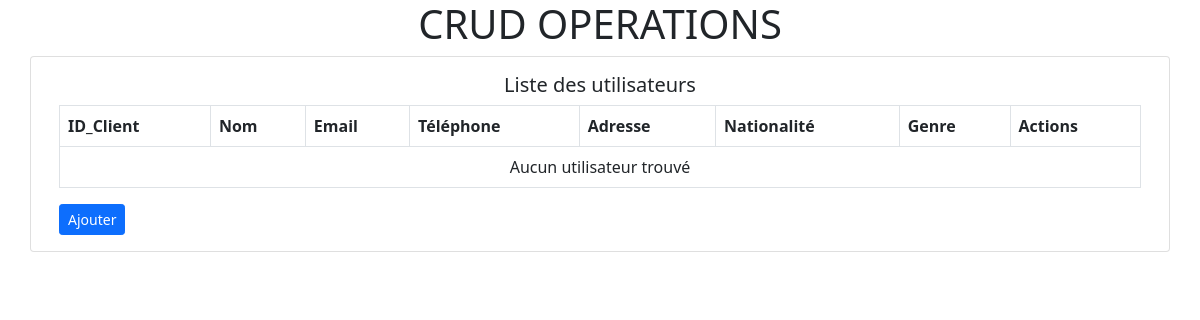
The app's page /index.php/user, older data.
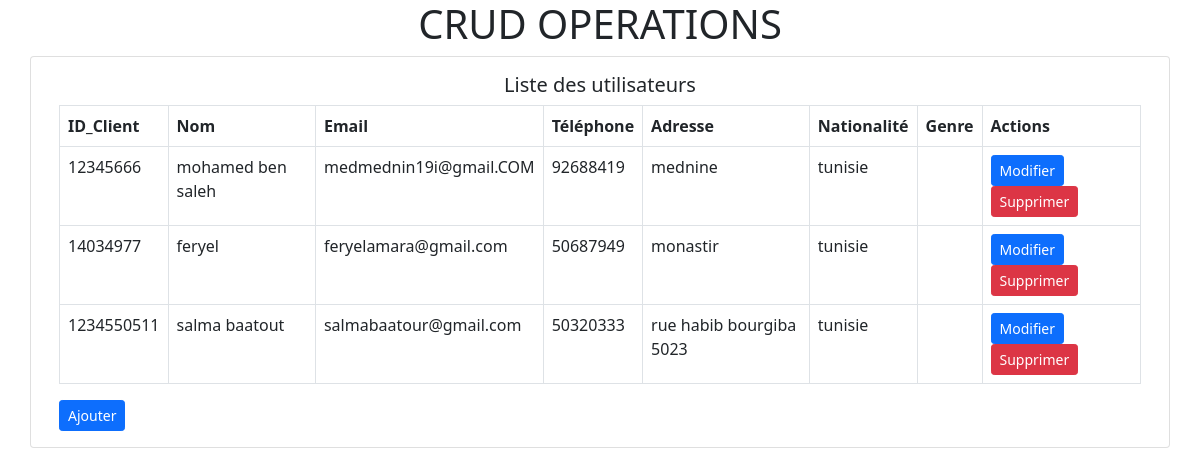
The same page, newer data.
### tables this page shows
CREATE TABLE `client` (
  `ID_client` int(11) NOT NULL,
  `Nom_client` varchar(255) DEFAULT NULL,
  `email` varchar(255) DEFAULT NULL,
  `adresse` varchar(255) DEFAULT NULL,
  `telephone` varchar(20) DEFAULT NULL,
  `nationalite` varchar(20) NOT NULL
);

### application/controllers/User.php (called while the page is built, shortened)
<?php
class User extends CI_Controller
{
    function __construct()
    {
        $this->load->library('form_validation');
        $this->load->model('user_model');
    }
    public function index()
    {
        $data['users'] = $this->user_model->getAllUsers();
        $this->load->view('user/index', $data);
    }
}
?>

### index.php (called while the page is built, shortened)
<?php
require_once BASEPATH.'core/CodeIgniter.php';

### application/models/User_model.php (called while the page is built, shortened)
<?php
class User_model extends CI_Model
{
    public function getAllUsers()
    {
        $query = $this->db->get('client');
        return $query->result();
    }
}
?>

### application/views/user/index.php (the view)
<?php $this->load->view('includes/header'); ?>
<div class="container">
    <div class="row">
        <div class="card">
            <div class="card-body">
                <h5 class="card-title text-center">Liste des utilisateurs</h5>
                <table class="table table-bordered">
                    <thead>
                        <tr>
                            <th>ID_Client</th>
                            <th>Nom</th>
                            <th>Email</th>
                            <th>Téléphone</th>
                            <th>Adresse</th>
                            <th>Nationalité</th>
                            <th>Genre</th>
                            <th>Actions</th>
                        </tr>
                    </thead>
                    <tbody>
                        <?php if (!empty($users)): ?>
                            <?php foreach ($users as $row): ?>
                                <tr>
                                    <td><?= $row->ID_client ?></td>
                                    <td><?= $row->Nom_client ?></td>
                                    <td><?= $row->email ?></td>
                                    <td><?= $row->telephone ?></td>
                                    <td><?= $row->adresse ?></td>
                                    <td><?= $row->nationalite ?></td>
                                    <td><?= $row->gender ?></td>
                                    <td>
                                        <a href="<?= base_url('user/edit/' . $row->ID_client) ?>" class="btn btn-sm btn-primary">Modifier</a>
                                        <a href="<?= base_url('user/delete/' . $row->ID_client) ?>" onclick="return confirm('Êtes-vous sûr de vouloir supprimer cet utilisateur ?')" class="btn btn-sm btn-danger">Supprimer</a>
                                    </td>
                                </tr>
                            <?php endforeach; ?>
                        <?php else: ?>
                            <tr>
                                <td colspan="8" class="text-center">Aucun utilisateur trouvé</td>
                            </tr>
                        <?php endif; ?>
                    </tbody>
                </table>
                <a href="<?= base_url('user/add') ?>" class="btn btn-sm btn-primary">Ajouter</a>
            </div>
        </div>
    </div>
</div>
<?php $this->load->view('includes/footer'); ?>

### application/views/includes/header.php (shortened to what this page needs)
<!doctype html>
<html lang="en">
  <head>
    <link href="https://cdn.jsdelivr.net/npm/bootstrap@5.0.2/dist/css/bootstrap.min.css" rel="stylesheet">
  </head>
  <body>
    <h1 class="text-center">CRUD OPERATIONS</h1>

### application/views/includes/footer.php (shortened to what this page needs)
  </body>
</html>

Row changes from the older to the newer data that the page shows:
added client: ID_client "12345666", Nom_client "mohamed ben saleh", email "medmednin19i@gmail.COM", telephone "92688419", adresse "mednine", nationalite "tunisie"
added client: ID_client "14034977", Nom_client "feryel", email "feryelamara@gmail.com", telephone "50687949", adresse "monastir", nationalite "tunisie"
added client: ID_client "1234550511", Nom_client "salma baatout", email "salmabaatour@gmail.com", telephone "50320333", adresse "rue habib bourgiba 5023", nationalite "tunisie"
Text that changed along with them:
text no longer shown: "Aucun utilisateur trouvé"
